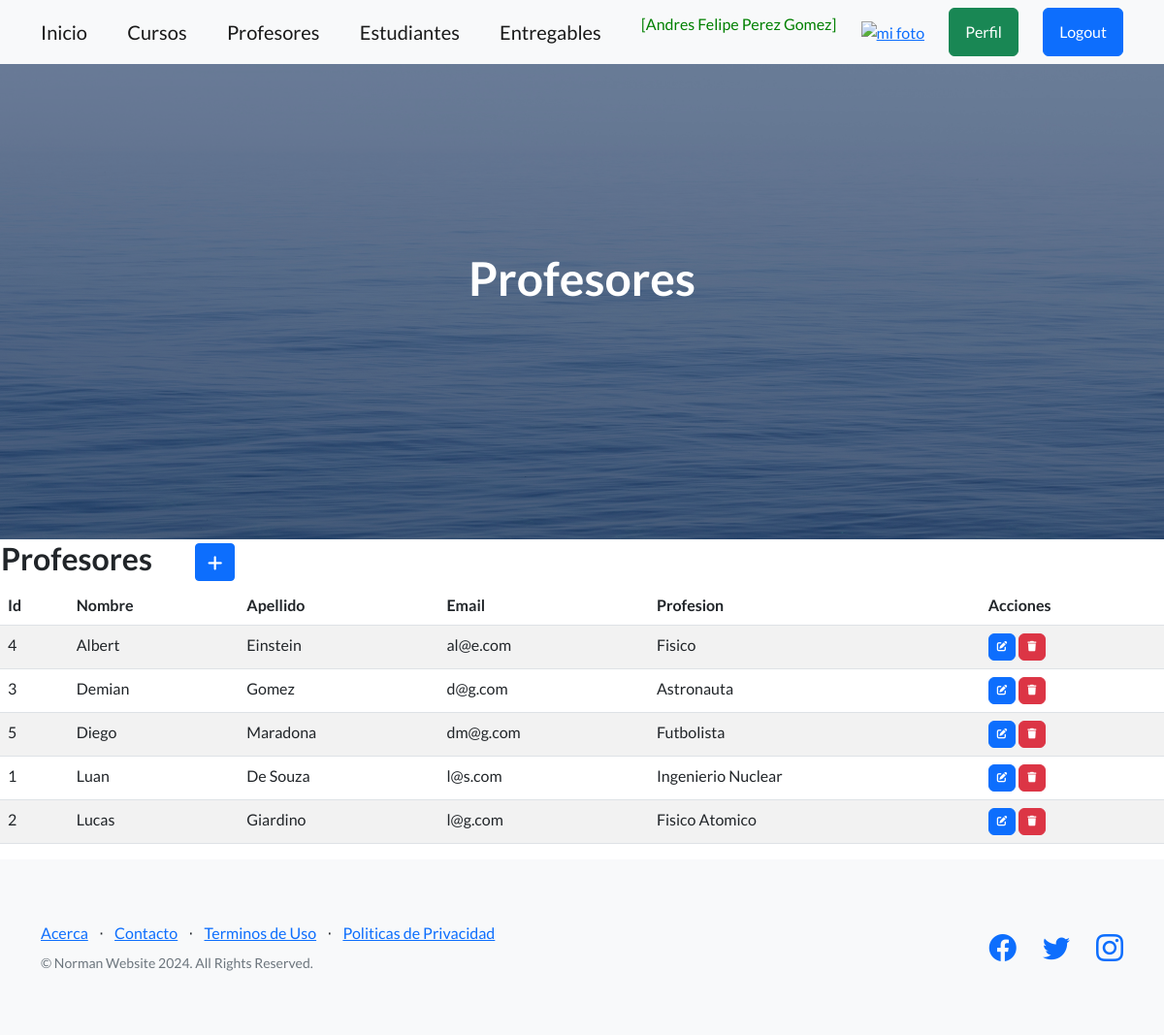
The app's page /profesores/ (signed in) with its own data.
### entidades/models.py (models this page shows, shortened)
class Profesor(models.Model):
    nombre = models.CharField(max_length=60)
    apellido = models.CharField(max_length=60)
    email = models.EmailField()
    profesion = models.CharField(max_length=50)
    class Meta:
        verbose_name = "Profesor"
        verbose_name_plural = "Profesores"
        ordering = ["nombre", "apellido"]

### entidades/views.py (the view)
# urls.py: path('profesores/', profesores, name="profesores"),
@login_required
def profesores(request):
    contexto = {"profesores": Profesor.objects.all()}
    return render(request, "entidades/profesores.html", contexto)

### entidades/templates/entidades/profesores.html (shortened to what this page needs)
{% extends "entidades/index.html" %}
{% block titulo %}
<h1 class="mb-5">Profesores</h1>
{% endblock titulo %}
{% block contenido %}
<table>
    <tr>
        <td width="200"><h2>Profesores</h2></td>
        <td>
            <a
            href="{% url 'profesorForm' %}"
            class="btn btn-primary btn-sm"
            >
            </a>
        </td>
    </tr>
</table>
<table class="table table-striped">
    <thead>
        <tr>
            <th>Id</th>
            <th>Nombre</th>
            <th>Apellido</th>
            <th>Email</th>
            <th>Profesion</th>
            <th>Acciones</th>
        </tr>
    </thead>
    <tbody>
    {% for p in profesores  %}
        <tr>
            <td>{{ p.id }}</td>
            <td>{{ p.nombre }}</td>
            <td>{{ p.apellido }}</td>
            <td>{{ p.email }}</td>
            <td>{{ p.profesion }}</td>
            <td>
                <a
                  href="{% url 'profesorUpdate' p.id %}"
                  class="btn btn-primary"
                  style="--bs-btn-padding-y: .25rem; --bs-btn-padding-x: .5rem; --bs-btn-font-size: .75rem;"
                  >
                </a>
                <a
                  href="{% url 'profesorDelete' p.id %}"
                  class="btn btn-danger"
                  style="--bs-btn-padding-y: .25rem; --bs-btn-padding-x: .5rem; --bs-btn-font-size: .75rem;"
                  >
                </a>
            </td>
        </tr>
    {% endfor %}
    </tbody>
</table>
{% endblock contenido %}

### entidades/templates/entidades/index.html (shortened to what this page needs)
<!DOCTYPE html>
<html lang="en">
    <head>
        {% load static %}
        <link href="https://cdn.jsdelivr.net/npm/bootstrap-icons@1.5.0/font/bootstrap-icons.css" rel="stylesheet" type="text/css" />
        <link href="{% static 'css/styles.css' %}" rel="stylesheet" />
        <link rel="stylesheet" href="https://cdnjs.cloudflare.com/ajax/libs/font-awesome/6.4.0/css/all.min.css">
    </head>
    <body>
        <nav class="navbar navbar-light bg-light static-top">
            <div class="container">
                <a class="navbar-brand" href="{% url 'home' %}">Inicio</a>
            {% if user.is_authenticated %}
                <a class="navbar-brand" href="{% url 'cursos' %}">Cursos</a>
                <a class="navbar-brand" href="{% url 'profesores' %}">Profesores</a>
                <a class="navbar-brand" href="{% url 'estudiantes' %}">Estudiantes</a>
                <a class="navbar-brand" href="{% url 'entregables' %}">Entregables</a>
                <p style="color:green"> [{{user.first_name}} {{user.last_name}}]</p>
                <div class="text-center">
                    <a href="{% url 'agregar_avatar' %}"><img src="{{ request.session.avatar }}" height="40px" weight="40px" alt="mi foto"></a>
                </div>
                <a class="btn btn-success" href="{% url 'perfil' %}">Perfil</a>
                <a class="btn btn-primary" href="{% url 'logout' %}">Logout</a>
            {% else %}
                <a class="btn btn-primary" href="{% url 'login' %}">Login</a>
                <a class="btn btn-success" href="{% url 'registro' %}">Registrate</a>
            {% endif %}
            </div>
        </nav>
        <header class="masthead">
            <div class="container position-relative">
                <div class="row justify-content-center">
                    <div class="col-xl-6">
                        <div class="text-center text-white">
                            {% block titulo %}{% endblock titulo %}
                        </div>
                    </div>
                </div>
            </div>
        </header>
        {% block contenido %}
        {% endblock contenido %}
        <footer class="footer bg-light">
            <div class="container">
                <div class="row">
                    <div class="col-lg-6 h-100 text-center text-lg-start my-auto">
                        <ul class="list-inline mb-2">
                            <li class="list-inline-item"><a href="{% url 'acerca' %}">Acerca</a></li>
                            <li class="list-inline-item">⋅</li>
                            <li class="list-inline-item"><a href="#!">Contacto</a></li>
                            <li class="list-inline-item">⋅</li>
                            <li class="list-inline-item"><a href="#!">Terminos de Uso</a></li>
                            <li class="list-inline-item">⋅</li>
                            <li class="list-inline-item"><a href="#!">Politicas de Privacidad</a></li>
                        </ul>
                        <p class="text-muted small mb-4 mb-lg-0">&copy; Norman Website 2024. All Rights Reserved.</p>
                    </div>
                    <div class="col-lg-6 h-100 text-center text-lg-end my-auto">
                        <ul class="list-inline mb-0">
                            <li class="list-inline-item me-4">
                                <a href="#!"><i class="bi-facebook fs-3"></i></a>
                            </li>
                            <li class="list-inline-item me-4">
                                <a href="#!"><i class="bi-twitter fs-3"></i></a>
                            </li>
                            <li class="list-inline-item">
                                <a href="#!"><i class="bi-instagram fs-3"></i></a>
                            </li>
                        </ul>
                    </div>
                </div>
            </div>
        </footer>
    </body>
</html>

### records on screen
Profesor: id "4", nombre "Albert", apellido "Einstein", email "al@e.com", profesion "Fisico"
Profesor: id "3", nombre "Demian", apellido "Gomez", email "d@g.com", profesion "Astronauta"
Profesor: id "5", nombre "Diego", apellido "Maradona", email "dm@g.com", profesion "Futbolista"
Profesor: id "1", nombre "Luan", apellido "De Souza", email "l@s.com", profesion "Ingenierio Nuclear"
Profesor: id "2", nombre "Lucas", apellido "Giardino", email "l@g.com", profesion "Fisico Atomico"

### other values on screen
{{ user.first_name }} "Andres Felipe"
{{ user.last_name }} "Perez Gomez"
